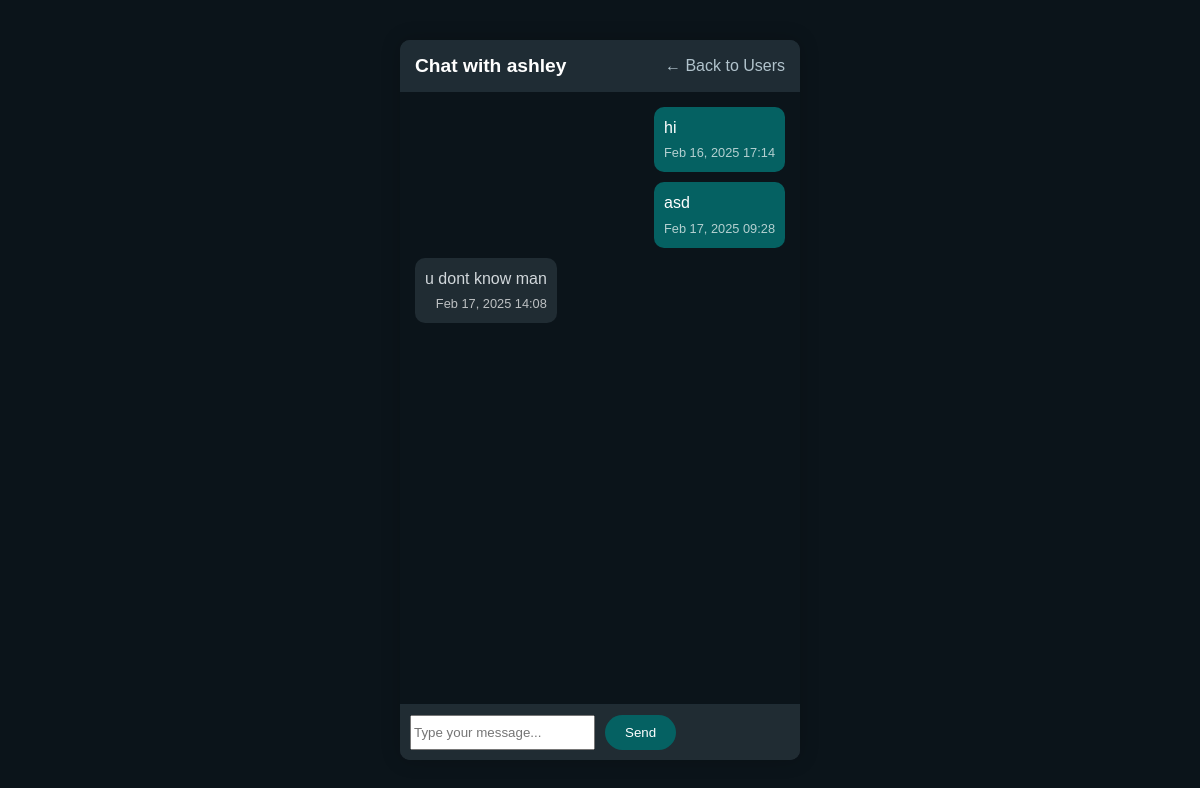
The page /dashboard/chat/ashley/ (signed in) on the database its author committed.
### UserApp/models.py (models this page shows, shortened)
class Message(models.Model):
    room = models.ForeignKey(ChatRoom, on_delete=models.CASCADE, related_name='messages')
    sender = models.ForeignKey(User, on_delete=models.CASCADE, related_name='sent_messages')
    receiver = models.ForeignKey(User, on_delete=models.CASCADE, related_name='received_messages', null=True, blank=True)
    content = models.TextField()
    timestamp = models.DateTimeField(default=timezone.now)
    is_read = models.BooleanField(default=False)

### UserApp/views.py (the view)
# urls.py: path('dashboard/chat/<str:username>/', views.chat_room, name='chat_room'),
@login_required
def chat_room(request, username):
    other_user = get_object_or_404(User, username=username)
    chat_room = ChatRoom.objects.filter(participants=request.user).filter(participants=other_user).first()
    if not chat_room:
        chat_room = ChatRoom.objects.create()
        chat_room.participants.add(request.user, other_user)
    chat_room.messages.filter(sender=other_user, is_read=False).update(is_read=True)
    if request.method == 'POST':
        form = MessageForm(request.POST)
        if form.is_valid():
            message = form.save(commit=False)
            message.room = chat_room  # Associate the message with the chat room
            message.sender = request.user  # Set the sender to the current user
            message.receiver = other_user  # Set the receiver to the other user
            message.save()  # Save the message to the database
            return redirect('chat_room', username=username)  # Redirect back to the chat room
    else:
        form = MessageForm()  # If GET request, display the form for entering a message
    messages_list = chat_room.messages.all()
    return render(request, 'chat/chat_room.html', {
        'other_user': other_user,
        'messages': messages_list,
        'form': form,
        'room': chat_room
    })

### UserApp/forms.py
class MessageForm(forms.ModelForm):
    content = forms.CharField(
        widget=forms.TextInput(attrs={
            'class': 'message-input',
            'placeholder': 'Type your message...',
            'autocomplete': 'off'
        })
    )
    class Meta:
        model = Message
        fields = ['content']

### UserApp/templates/chat/chat_room.html (shortened to what this page needs)
<!DOCTYPE html>
<html>
<head>
</head>
<body>
    <div class="chat-container">
        <div class="chat-header">
            <h2>Chat with {{ other_user.username }}</h2>
            <a href="{% url 'chat_index' %}" class="back-link">← Back to Users</a>
        </div>
        <div class="messages" id="messages">
            {% for message in messages %}
                <div class="message {% if message.sender == user %}sent{% else %}received{% endif %}">
                    <div class="message-content">
                        {{ message.content }}
                    </div>
                    <div class="message-time">
                        {{ message.timestamp|date:"M d, Y H:i" }}
                    </div>
                </div>
            {% endfor %}
        </div>
        <form method="post" class="message-form">
            {{ form.content }}
            <button type="submit" class="send-button">Send</button>
        </form>
    </div>
</body>
</html>

### UserApp/templates/chat/chat_room.html (style rules this page uses)
body { font-family: 'Arial', sans-serif; background-color: #0b141a; margin: 0; padding: 0; color: white; display: flex; justify-content: center; align-items: center; height: 100vh; }
.chat-container { width: 400px; max-width: 100%; height: 90vh; background-color: #202c33; border-radius: 10px; overflow: hidden; display: flex; flex-direction: column; box-shadow: 0 0 20px rgba(0, 0, 0, 0.2); }
.chat-header { background-color: #1f2c34; padding: 15px; display: flex; justify-content: space-between; align-items: center; }
.chat-header h2 { margin: 0; font-size: 1.2em; color: white; }
.back-link { text-decoration: none; color: #b1c3cc; }
.messages { flex: 1; padding: 15px; overflow-y: auto; display: flex; flex-direction: column; gap: 10px; background-color: #0b141a; }
.message { max-width: 75%; padding: 10px; border-radius: 10px; font-size: 1em; line-height: 1.4; word-wrap: break-word; }
.sent { background-color: #056162; align-self: flex-end; color: white; }
.received { background-color: #202c33; align-self: flex-start; color: #d1d7db; }
.message-content { margin-bottom: 5px; }
.message-time { font-size: 0.8em; text-align: right; color: rgba(255, 255, 255, 0.7); }
.message-form { display: flex; padding: 10px; border-top: 1px solid #1f2c34; background-color: #202c33; }
.send-button { padding: 10px 20px; border: none; border-radius: 20px; margin-left: 10px; background-color: #056162; color: white; cursor: pointer; }

### rows shown on the page
Message: content "hi", timestamp "Feb 16, 2025 17:14"
Message: content "asd", timestamp "Feb 17, 2025 09:28"
Message: content "u dont know man", timestamp "Feb 17, 2025 14:08"

### other values the page prints
{{ other_user.username }} "ashley"
